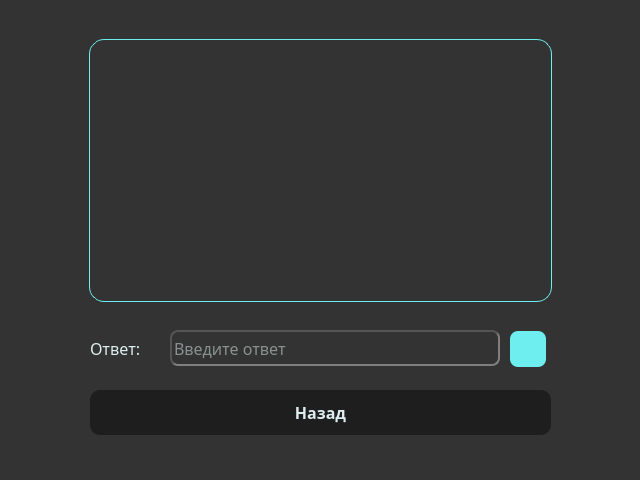
<?xml version="1.0" encoding="UTF-8"?>
<ui version="4.0">
 <class>taskwidget</class>
 <widget class="QWidget" name="taskwidget">
  <property name="geometry">
   <rect>
    <x>0</x>
    <y>0</y>
    <width>640</width>
    <height>480</height>
   </rect>
  </property>
  <property name="font">
   <font>
    <family>Sitka</family>
    <pointsize>12</pointsize>
    <italic>false</italic>
   </font>
  </property>
  <property name="windowTitle">
   <string>Form</string>
  </property>
  <property name="styleSheet">
   <string notr="true">/* Общее*/;
background-color: rgb(51, 51, 51);
color: rgb(222, 238, 238)</string>
  </property>
  <widget class="QLineEdit" name="lineAnswer">
   <property name="geometry">
    <rect>
     <x>170</x>
     <y>330</y>
     <width>330</width>
     <height>36</height>
    </rect>
   </property>
   <property name="font">
    <font>
     <family>Sitka</family>
     <pointsize>12</pointsize>
     <italic>false</italic>
    </font>
   </property>
   <property name="tabletTracking">
    <bool>false</bool>
   </property>
   <property name="styleSheet">
    <string notr="true">/*Ввод*/;
border: 2px inset  rgb(85, 85, 85);
border-radius: 8px;
</string>
   </property>
   <property name="placeholderText">
    <string>Введите ответ</string>
   </property>
  </widget>
  <widget class="QPushButton" name="btnBack">
   <property name="geometry">
    <rect>
     <x>90</x>
     <y>390</y>
     <width>461</width>
     <height>45</height>
    </rect>
   </property>
   <property name="font">
    <font>
     <family>Sitka</family>
     <pointsize>12</pointsize>
     <italic>false</italic>
     <bold>true</bold>
    </font>
   </property>
   <property name="styleSheet">
    <string notr="true">/*Кнопка*/;
border-radius: 10px;
background-color: rgb(30, 30, 30);</string>
   </property>
   <property name="text">
    <string>Назад</string>
   </property>
   <property name="default">
    <bool>false</bool>
   </property>
  </widget>
  <widget class="QPushButton" name="btnSend">
   <property name="geometry">
    <rect>
     <x>510</x>
     <y>331</y>
     <width>36</width>
     <height>36</height>
    </rect>
   </property>
   <property name="font">
    <font>
     <family>Sitka</family>
     <pointsize>12</pointsize>
     <italic>false</italic>
    </font>
   </property>
   <property name="styleSheet">
    <string notr="true">image: url(:/images/Icon/icon_send.png);
background-color: rgb(110, 238, 238);
border-radius: 8px;</string>
   </property>
   <property name="text">
    <string/>
   </property>
   <property name="autoDefault">
    <bool>true</bool>
   </property>
   <property name="default">
    <bool>true</bool>
   </property>
  </widget>
  <widget class="QLabel" name="label_2">
   <property name="geometry">
    <rect>
     <x>90</x>
     <y>330</y>
     <width>70</width>
     <height>36</height>
    </rect>
   </property>
   <property name="font">
    <font>
     <family>Sitka</family>
     <pointsize>12</pointsize>
     <italic>false</italic>
    </font>
   </property>
   <property name="text">
    <string>Ответ:</string>
   </property>
  </widget>
  <widget class="QScrollArea" name="scrollArea">
   <property name="geometry">
    <rect>
     <x>80</x>
     <y>30</y>
     <width>481</width>
     <height>281</height>
    </rect>
   </property>
   <property name="styleSheet">
    <string notr="true">border-radius: 15px;</string>
   </property>
   <property name="horizontalScrollBarPolicy">
    <enum>Qt::ScrollBarPolicy::ScrollBarAlwaysOff</enum>
   </property>
   <property name="widgetResizable">
    <bool>true</bool>
   </property>
   <property name="alignment">
    <set>Qt::AlignmentFlag::AlignLeading|Qt::AlignmentFlag::AlignLeft|Qt::AlignmentFlag::AlignTop</set>
   </property>
   <widget class="QWidget" name="scrollAreaWidgetContents">
    <property name="geometry">
     <rect>
      <x>0</x>
      <y>0</y>
      <width>481</width>
      <height>281</height>
     </rect>
    </property>
    <property name="minimumSize">
     <size>
      <width>471</width>
      <height>241</height>
     </size>
    </property>
    <layout class="QVBoxLayout" name="verticalLayout">
     <item>
      <widget class="QLabel" name="labelTaskText">
       <property name="sizePolicy">
        <sizepolicy hsizetype="Preferred" vsizetype="Minimum">
         <horstretch>0</horstretch>
         <verstretch>0</verstretch>
        </sizepolicy>
       </property>
       <property name="font">
        <font>
         <family>Courier New</family>
         <pointsize>12</pointsize>
         <italic>false</italic>
         <underline>false</underline>
         <kerning>true</kerning>
         <hintingpreference>PreferNoHinting</hintingpreference>
         <fontweight>Medium</fontweight>
        </font>
       </property>
       <property name="focusPolicy">
        <enum>Qt::FocusPolicy::NoFocus</enum>
       </property>
       <property name="layoutDirection">
        <enum>Qt::LayoutDirection::LeftToRight</enum>
       </property>
       <property name="autoFillBackground">
        <bool>false</bool>
       </property>
       <property name="styleSheet">
        <string notr="true">border: 1px solid rgb(110, 238, 238);
border-radius: 15px;
padding: 25px;
</string>
       </property>
       <property name="frameShadow">
        <enum>QFrame::Shadow::Plain</enum>
       </property>
       <property name="text">
        <string/>
       </property>
       <property name="textFormat">
        <enum>Qt::TextFormat::AutoText</enum>
       </property>
       <property name="alignment">
        <set>Qt::AlignmentFlag::AlignLeading|Qt::AlignmentFlag::AlignLeft|Qt::AlignmentFlag::AlignTop</set>
       </property>
       <property name="wordWrap">
        <bool>true</bool>
       </property>
       <property name="indent">
        <number>-1</number>
       </property>
       <property name="openExternalLinks">
        <bool>false</bool>
       </property>
      </widget>
     </item>
    </layout>
   </widget>
  </widget>
  <zorder>scrollArea</zorder>
  <zorder>lineAnswer</zorder>
  <zorder>btnBack</zorder>
  <zorder>btnSend</zorder>
  <zorder>label_2</zorder>
 </widget>
 <resources/>
 <connections/>
</ui>
